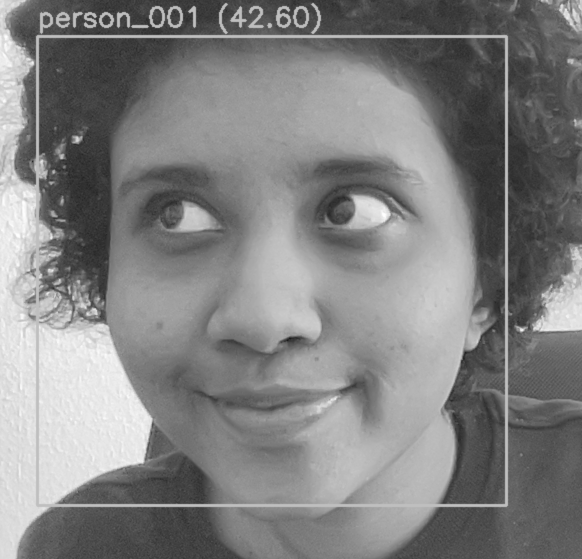
#> input picture assets/sample1.png, 1164 x 1118 px, given in place of the camera (shown at 1/2 size)
$ python collect_faces.py
#> lines starting #> are read from the running program, lines starting #| are printed output that depends on the picture
#> the answer given: ../assets
import cv2
import os
def collect_faces(person_name, sample_count=500):
#> called with person_name = '../assets', sample_count = 500
    cam = cv2.VideoCapture(1)  #Use the correct working camera index
    if not cam.isOpened():
        print("ERROR: Webcam not accessible.")
        return

    face_cascade = cv2.CascadeClassifier(
        cv2.data.haarcascades + 'haarcascade_frontalface_default.xml'
    )

    dataset_dir = 'dataset'
    person_path = os.path.join(dataset_dir, person_name)
    os.makedirs(person_path, exist_ok=True)

    # Get count of existing images to continue from there
    existing_images = [
        f for f in os.listdir(person_path)
        if f.lower().endswith(('.jpg', '.png'))
    ]
    start_count = len(existing_images)
    count = 0

    print(f"\nCollecting {sample_count} face samples for '{person_name}' in '{person_path}'")
    print("➡ Press 'c' to capture a face")
    print("➡ Press 'q' to quit early\n")

    while count < sample_count:
        ret, frame = cam.read()
#> frame is the input picture: shape (1118, 1164, 3); min 23, max 255, mean 128.8
        if not ret or frame is None:
            print("Could not read frame.")
            continue

        gray = cv2.cvtColor(frame, cv2.COLOR_BGR2GRAY)
        faces = face_cascade.detectMultiScale(gray, 1.3, 5)
#> faces = [[103, 87, 890, 890]]

        for (x, y, w, h) in faces:
            face_img = gray[y:y+h, x:x+w]
            face_img = cv2.resize(face_img, (200, 200))
            cv2.imshow("Detected Face", face_img)
#> this loop made 1 pass
#> pass 1, in collect_faces, `face_img = gray[y:y+h, x:x+w]`:
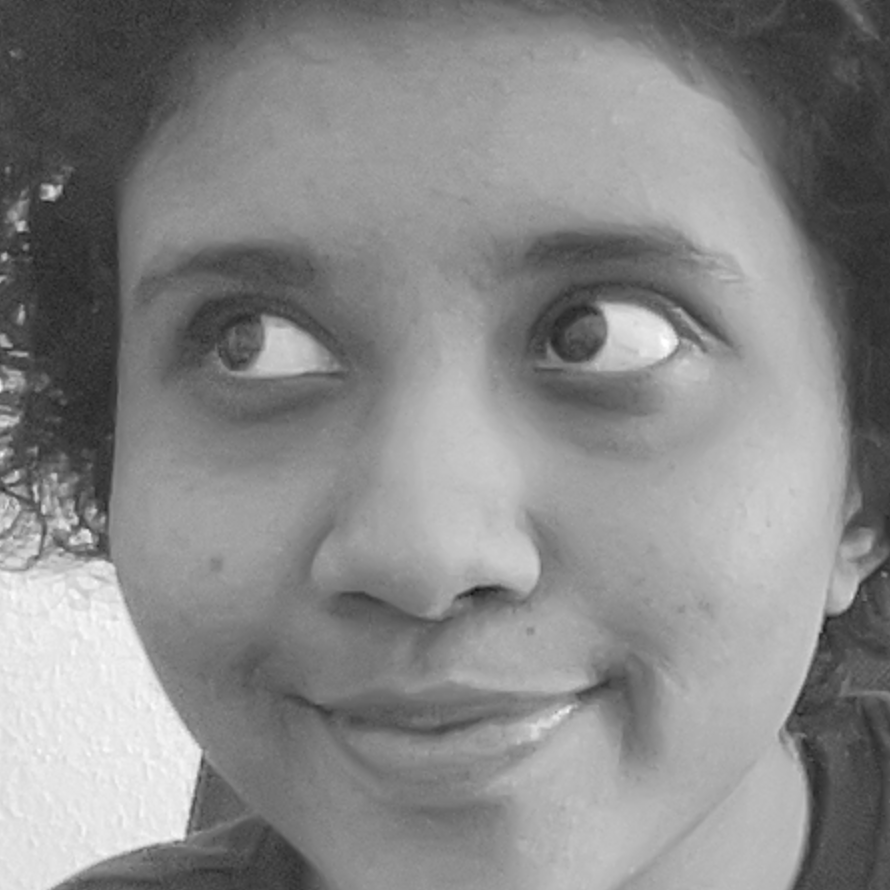
#> face_img: shape (890, 890); min 23, max 255, mean 135.7

        cv2.imshow("Webcam", frame)
        key = cv2.waitKey(1)
#> (key q is pressed here)

        if key == ord('c') and len(faces) > 0:
            image_id = start_count + count
            face_filename = os.path.join(person_path, f"{image_id}.jpg")
            cv2.imwrite(face_filename, face_img)
            print(f"Sample {image_id} saved at {face_filename}")
            count += 1
        elif key == ord('q'):
            print("Stopped by user.")
            break

    cam.release()
    cv2.destroyAllWindows()
    print(f"\nDone! Collected {count} new sample(s) for '{person_name}'.")

if __name__ == "__main__":
    name = input("Enter person name (folder name under 'dataset/'): ").strip()
    if name:
        collect_faces(name, sample_count=500)
    else:
        print("⚠️ Name cannot be empty.")
